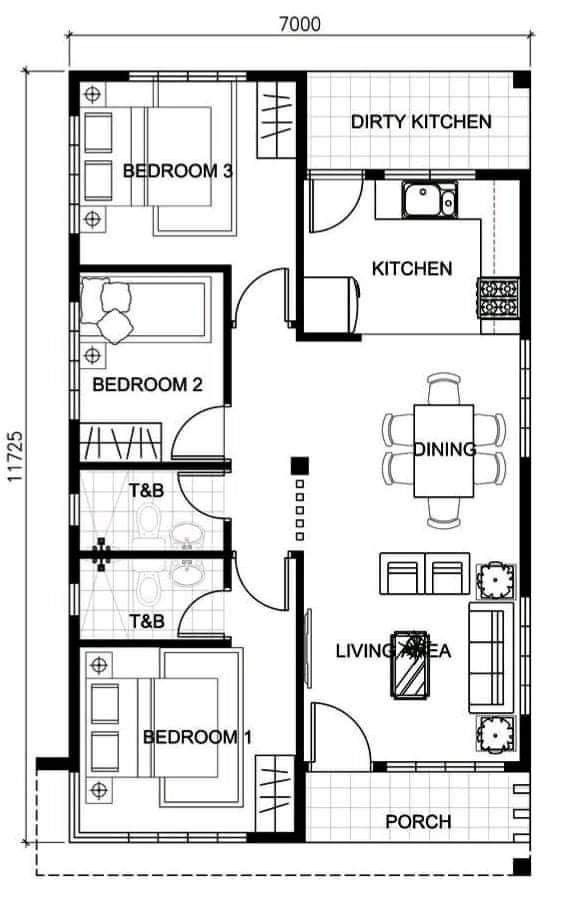
#> input picture floor_map.png, 567 x 916 px
$ python -i floor_astar_click.py   (imports and definitions only)
#> lines starting #> are read from the running program, lines starting #| are printed output that depends on the picture; after the words box and inside, x2 and y2 are one past the last pixel; in counts of white or black regions, pixels touching at a corner belong together
#> further down, picture is the input picture: shape (916, 567, 3); mean B, G, R 224.4, 224.4, 224.4
import cv2
import numpy as np
import matplotlib.pyplot as plt
import heapq
import math
from collections import deque
from matplotlib.animation import FuncAnimation

# -----------------------------
# A* Algorithm
# -----------------------------
def heuristic(a, b):
    return abs(a[0] - b[0]) + abs(a[1] - b[1])

# [104 lines left out: functions astar, largest_walkable_component, snap_to_walkable, not called in this run]


# -----------------------------
# Build obstacle-aware grid
# -----------------------------
def build_walkable_grid_smart(img_bgr):
    gray = cv2.cvtColor(img_bgr, cv2.COLOR_BGR2GRAY)
    blur = cv2.GaussianBlur(gray, (5, 5), 0)
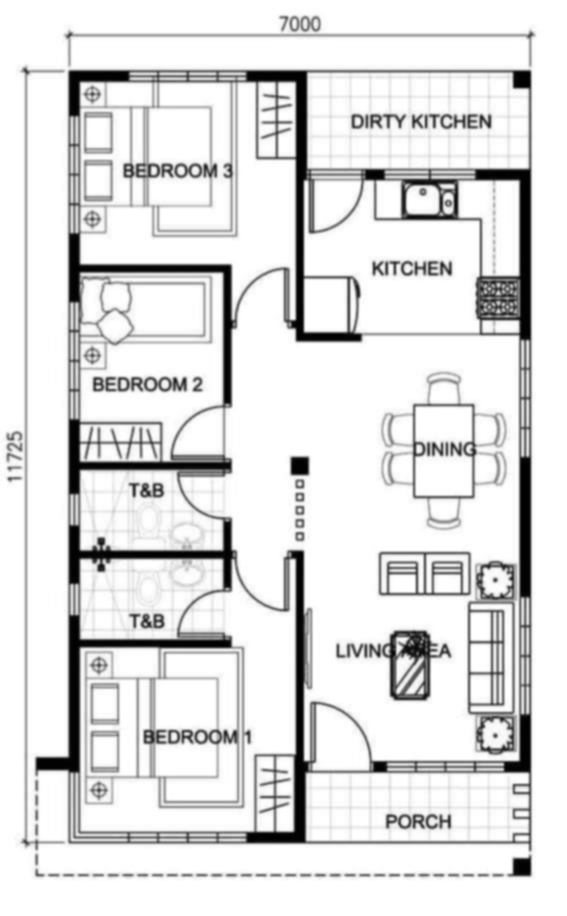
#> blur: shape (916, 567); min 0, max 255, mean 224.4

    bin_img = cv2.adaptiveThreshold(
        blur,
        255,
        cv2.ADAPTIVE_THRESH_GAUSSIAN_C,
        cv2.THRESH_BINARY,
        31,
        5
    )
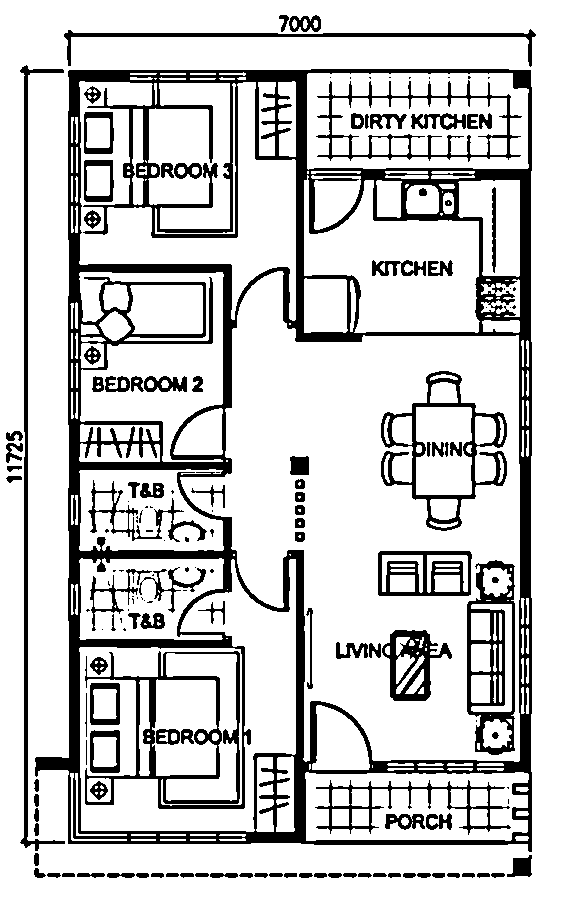
#> bin_img: shape (916, 567); 80.7% white; 160 black regions (51 under 20 px), largest, box (x1, y1, x2, y2) and area: (35, 69, 532, 852) 62220, (467, 560, 515, 755) 3708, (381, 371, 507, 531) 3650

    inv = 255 - bin_img

    # thick walls
    wall_kernel = np.ones((7, 7), np.uint8)
    walls = cv2.erode(inv, wall_kernel, iterations=1)
#> walls: shape (916, 567); 1.9% white; 42 white regions (24 under 20 px), largest, box (x1, y1, x2, y2) and area: (249, 73, 359, 339) 1344, (39, 618, 229, 770) 1296, (249, 553, 306, 840) 1177
    walls = cv2.dilate(walls, wall_kernel, iterations=1)
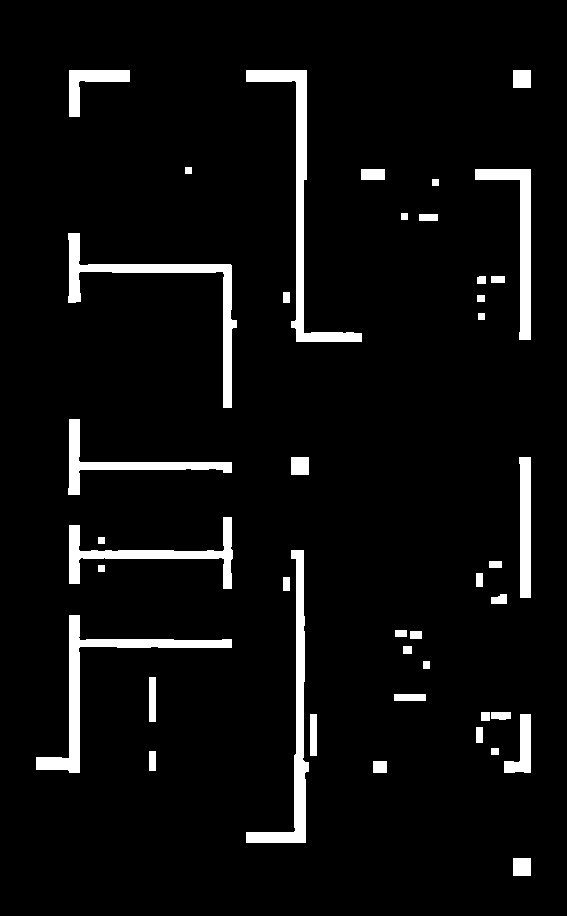
#> walls: shape (916, 567); 5.5% white; 42 white regions, largest, box (x1, y1, x2, y2) and area: (246, 70, 362, 342) 3702, (36, 615, 232, 773) 3426, (68, 233, 237, 408) 3343

    # thin obstacles (furniture/text)
    small = cv2.subtract(inv, walls)
#> small: shape (916, 567); 13.8% white; 242 white regions (85 under 20 px), largest, box (x1, y1, x2, y2) and area: (83, 70, 246, 238) 5605, (85, 646, 251, 809) 4413, (381, 371, 507, 531) 3650
    small = cv2.morphologyEx(small, cv2.MORPH_OPEN, np.ones((3, 3), np.uint8), iterations=1)
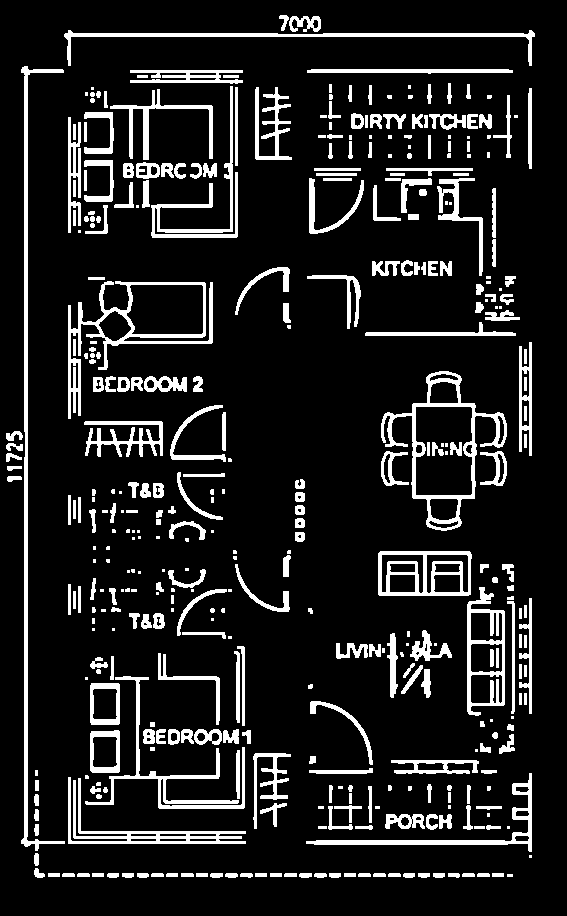
#> small: shape (916, 567); 12.4% white; 394 white regions (99 under 20 px), largest, box (x1, y1, x2, y2) and area: (21, 66, 65, 851) 3417, (68, 281, 213, 419) 3035, (381, 371, 507, 531) 2896

    obstacles = cv2.bitwise_or(walls, small)
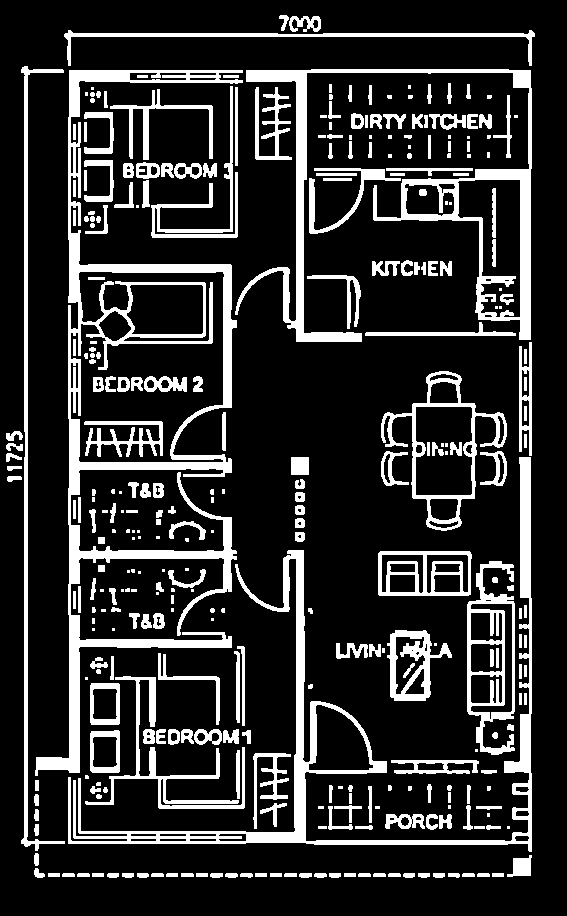
#> obstacles: shape (916, 567); 17.9% white; 332 white regions (76 under 20 px), largest, box (x1, y1, x2, y2) and area: (35, 70, 243, 776) 19017, (68, 457, 532, 852) 11908, (235, 69, 532, 342) 10784

    # safety buffer
    obstacles = cv2.dilate(obstacles, np.ones((5, 5), np.uint8), iterations=1)
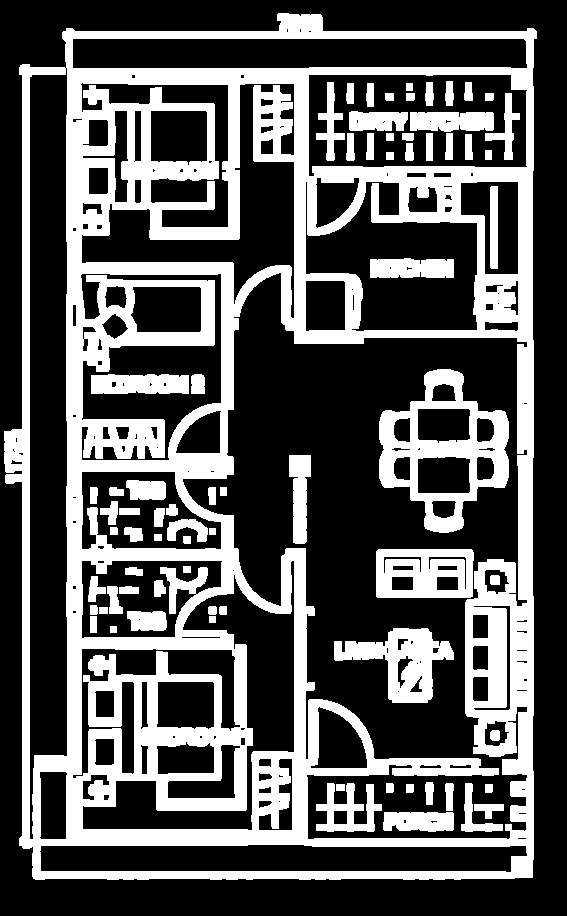
#> obstacles: shape (916, 567); 34.1% white; 73 white regions, largest, box (x1, y1, x2, y2) and area: (4, 13, 537, 880) 138637, (379, 369, 509, 533) 8167, (334, 628, 454, 703) 4207

    grid = np.where(obstacles > 0, 1, 0).astype(np.uint8)

    # connect corridors
    walkable = (grid == 0).astype(np.uint8) * 255
    walkable = cv2.morphologyEx(walkable, cv2.MORPH_CLOSE, np.ones((9, 9), np.uint8), iterations=1)
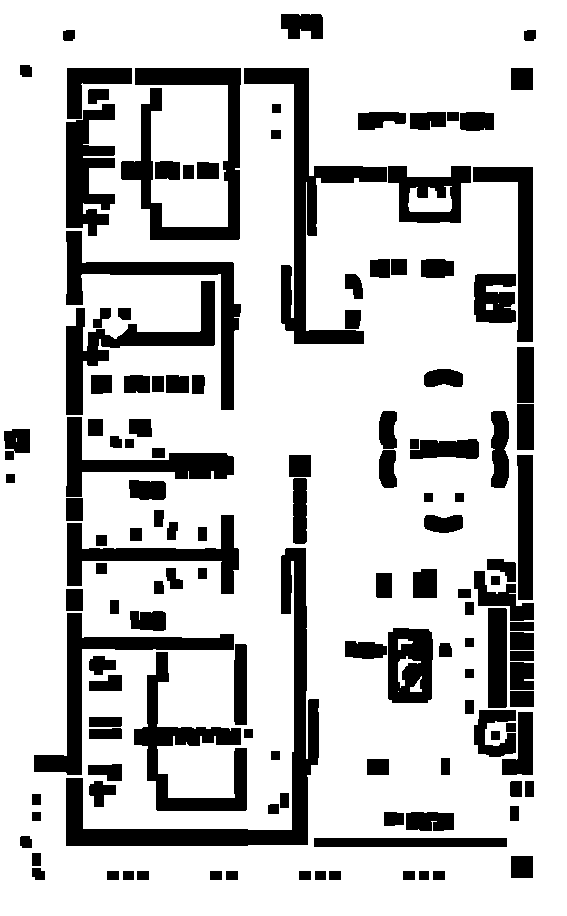
#> walkable: shape (916, 567); 78.3% white; 135 black regions, largest, box (x1, y1, x2, y2) and area: (66, 548, 319, 846) 10056, (244, 68, 387, 344) 7647, (121, 68, 241, 240) 6766
    grid = np.where(walkable == 255, 0, 1).astype(np.uint8)

    return grid


# -----------------------------
# Smoothing (string pulling)
# -----------------------------
# [214 lines left out: functions line_is_clear, smooth_path, interpolate_path, angle_between, path_directions, main, not called in this run]


# [2 lines not run here, left out]

>>> import cv2
>>> picture = cv2.imread('floor_map.png')
>>> result = build_walkable_grid_smart(picture)
